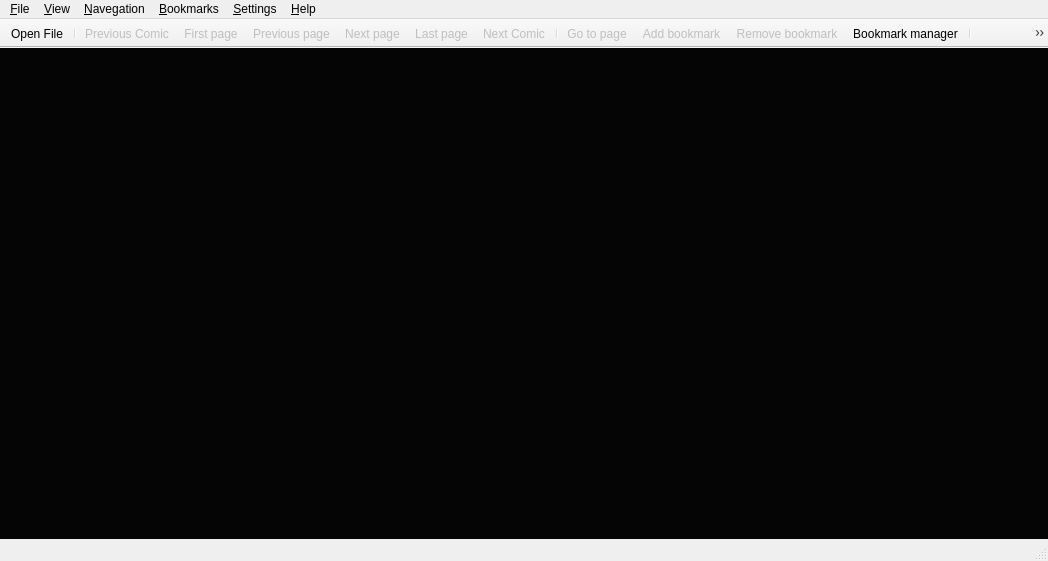
<?xml version="1.0" encoding="UTF-8"?>
<ui version="4.0">
 <author>Michell Stuttgart Faria</author>
 <class>MainWindowView</class>
 <widget class="QMainWindow" name="MainWindowView">
  <property name="geometry">
   <rect>
    <x>0</x>
    <y>0</y>
    <width>1048</width>
    <height>561</height>
   </rect>
  </property>
  <property name="sizePolicy">
   <sizepolicy hsizetype="Expanding" vsizetype="Expanding">
    <horstretch>0</horstretch>
    <verstretch>0</verstretch>
   </sizepolicy>
  </property>
  <property name="baseSize">
   <size>
    <width>0</width>
    <height>3</height>
   </size>
  </property>
  <property name="focusPolicy">
   <enum>Qt::WheelFocus</enum>
  </property>
  <property name="windowTitle">
   <string>Pynocchio Comic Reader</string>
  </property>
  <property name="windowIcon">
   <iconset resource="../main_window_view.qrc">
    <normaloff>:/icons/pynocchio_icon.png</normaloff>:/icons/pynocchio_icon.png</iconset>
  </property>
  <property name="accessibleName">
   <string>Pynocchio Comic Reader</string>
  </property>
  <property name="accessibleDescription">
   <string>The Best Comic Reader</string>
  </property>
  <property name="iconSize">
   <size>
    <width>22</width>
    <height>22</height>
   </size>
  </property>
  <property name="toolButtonStyle">
   <enum>Qt::ToolButtonIconOnly</enum>
  </property>
  <property name="animated">
   <bool>false</bool>
  </property>
  <property name="documentMode">
   <bool>false</bool>
  </property>
  <property name="tabShape">
   <enum>QTabWidget::Rounded</enum>
  </property>
  <property name="dockNestingEnabled">
   <bool>false</bool>
  </property>
  <property name="unifiedTitleAndToolBarOnMac">
   <bool>true</bool>
  </property>
  <widget class="QWidget" name="central_widget">
   <property name="sizePolicy">
    <sizepolicy hsizetype="Preferred" vsizetype="Preferred">
     <horstretch>0</horstretch>
     <verstretch>0</verstretch>
    </sizepolicy>
   </property>
   <property name="autoFillBackground">
    <bool>true</bool>
   </property>
   <layout class="QHBoxLayout" name="horizontalLayout">
    <property name="margin">
     <number>0</number>
    </property>
    <item>
     <widget class="QScrollAreaViewer" name="qscroll_area_viewer">
      <property name="sizePolicy">
       <sizepolicy hsizetype="Expanding" vsizetype="Expanding">
        <horstretch>0</horstretch>
        <verstretch>0</verstretch>
       </sizepolicy>
      </property>
      <property name="focusPolicy">
       <enum>Qt::ClickFocus</enum>
      </property>
      <property name="layoutDirection">
       <enum>Qt::LeftToRight</enum>
      </property>
      <property name="autoFillBackground">
       <bool>true</bool>
      </property>
      <property name="styleSheet">
       <string notr="true">background-color: rgb(5, 5, 5);</string>
      </property>
      <property name="frameShape">
       <enum>QFrame::HLine</enum>
      </property>
      <property name="frameShadow">
       <enum>QFrame::Plain</enum>
      </property>
      <property name="lineWidth">
       <number>0</number>
      </property>
      <property name="verticalScrollBarPolicy">
       <enum>Qt::ScrollBarAlwaysOff</enum>
      </property>
      <property name="horizontalScrollBarPolicy">
       <enum>Qt::ScrollBarAlwaysOff</enum>
      </property>
      <property name="widgetResizable">
       <bool>true</bool>
      </property>
      <property name="alignment">
       <set>Qt::AlignCenter</set>
      </property>
      <widget class="QWidget" name="scroll_area_widget_contents">
       <property name="geometry">
        <rect>
         <x>0</x>
         <y>0</y>
         <width>1048</width>
         <height>486</height>
        </rect>
       </property>
       <property name="sizePolicy">
        <sizepolicy hsizetype="Expanding" vsizetype="Expanding">
         <horstretch>0</horstretch>
         <verstretch>0</verstretch>
        </sizepolicy>
       </property>
       <property name="autoFillBackground">
        <bool>false</bool>
       </property>
       <layout class="QHBoxLayout" name="horizontalLayout_2">
        <property name="spacing">
         <number>0</number>
        </property>
        <property name="sizeConstraint">
         <enum>QLayout::SetMaximumSize</enum>
        </property>
        <property name="margin">
         <number>0</number>
        </property>
        <item>
         <widget class="QLabel" name="label">
          <property name="sizePolicy">
           <sizepolicy hsizetype="Preferred" vsizetype="Preferred">
            <horstretch>20</horstretch>
            <verstretch>20</verstretch>
           </sizepolicy>
          </property>
          <property name="mouseTracking">
           <bool>false</bool>
          </property>
          <property name="focusPolicy">
           <enum>Qt::ClickFocus</enum>
          </property>
          <property name="layoutDirection">
           <enum>Qt::LeftToRight</enum>
          </property>
          <property name="autoFillBackground">
           <bool>false</bool>
          </property>
          <property name="frameShape">
           <enum>QFrame::NoFrame</enum>
          </property>
          <property name="frameShadow">
           <enum>QFrame::Plain</enum>
          </property>
          <property name="lineWidth">
           <number>0</number>
          </property>
          <property name="midLineWidth">
           <number>0</number>
          </property>
          <property name="text">
           <string/>
          </property>
          <property name="textFormat">
           <enum>Qt::PlainText</enum>
          </property>
          <property name="pixmap">
           <pixmap resource="../main_window_view.qrc">:/icons/pynocchio_icon.png</pixmap>
          </property>
          <property name="scaledContents">
           <bool>false</bool>
          </property>
          <property name="alignment">
           <set>Qt::AlignCenter</set>
          </property>
          <property name="margin">
           <number>0</number>
          </property>
          <property name="textInteractionFlags">
           <set>Qt::NoTextInteraction</set>
          </property>
         </widget>
        </item>
       </layout>
      </widget>
     </widget>
    </item>
   </layout>
  </widget>
  <widget class="QMenuBar" name="menubar">
   <property name="geometry">
    <rect>
     <x>0</x>
     <y>0</y>
     <width>1048</width>
     <height>23</height>
    </rect>
   </property>
   <property name="sizePolicy">
    <sizepolicy hsizetype="Fixed" vsizetype="Fixed">
     <horstretch>0</horstretch>
     <verstretch>0</verstretch>
    </sizepolicy>
   </property>
   <property name="acceptDrops">
    <bool>false</bool>
   </property>
   <property name="autoFillBackground">
    <bool>false</bool>
   </property>
   <property name="defaultUp">
    <bool>false</bool>
   </property>
   <widget class="QMenu" name="menu_file">
    <property name="title">
     <string>&amp;File</string>
    </property>
    <widget class="QMenu" name="menu_recent_files">
     <property name="enabled">
      <bool>true</bool>
     </property>
     <property name="tearOffEnabled">
      <bool>false</bool>
     </property>
     <property name="title">
      <string>Recent files</string>
     </property>
     <property name="icon">
      <iconset resource="../main_window_view.qrc">
       <normaloff>:/icons/elementary3-icon-theme/actions/48/document-open-recent.svg</normaloff>:/icons/elementary3-icon-theme/actions/48/document-open-recent.svg</iconset>
     </property>
     <property name="separatorsCollapsible">
      <bool>false</bool>
     </property>
     <addaction name="actionRecent_file_1"/>
     <addaction name="actionRecent_file_2"/>
     <addaction name="actionRecent_file_3"/>
     <addaction name="actionRecent_file_4"/>
     <addaction name="actionRecent_file_5"/>
     <addaction name="actionRecent_file_6"/>
     <addaction name="actionRecent_file_7"/>
     <addaction name="actionRecent_file_8"/>
     <addaction name="actionRecent_file_9"/>
     <addaction name="actionRecent_file_10"/>
    </widget>
    <addaction name="action_open_file"/>
    <addaction name="action_open_folder"/>
    <addaction name="menu_recent_files"/>
    <addaction name="separator"/>
    <addaction name="action_save_image"/>
    <addaction name="separator"/>
    <addaction name="action_exit"/>
   </widget>
   <widget class="QMenu" name="menu_view">
    <property name="title">
     <string>&amp;View</string>
    </property>
    <addaction name="action_fullscreen"/>
    <addaction name="separator"/>
    <addaction name="action_original_fit"/>
    <addaction name="action_vertical_fit"/>
    <addaction name="action_horizontal_fit"/>
    <addaction name="action_best_fit"/>
    <addaction name="separator"/>
    <addaction name="action_rotate_left"/>
    <addaction name="action_rotate_right"/>
   </widget>
   <widget class="QMenu" name="menu_navegation">
    <property name="acceptDrops">
     <bool>false</bool>
    </property>
    <property name="tearOffEnabled">
     <bool>false</bool>
    </property>
    <property name="title">
     <string>&amp;Navegation</string>
    </property>
    <addaction name="action_next_page"/>
    <addaction name="action_previous_page"/>
    <addaction name="separator"/>
    <addaction name="action_first_page"/>
    <addaction name="action_last_page"/>
    <addaction name="separator"/>
    <addaction name="action_go_to_page"/>
    <addaction name="separator"/>
    <addaction name="action_next_comic"/>
    <addaction name="action_previous_comic"/>
   </widget>
   <widget class="QMenu" name="menu_help">
    <property name="title">
     <string>&amp;Help</string>
    </property>
    <addaction name="action_about"/>
    <addaction name="action_about_qt"/>
   </widget>
   <widget class="QMenu" name="menu_settings">
    <property name="title">
     <string>&amp;Settings</string>
    </property>
    <addaction name="action_show_toolbar"/>
    <addaction name="action_show_statusbar"/>
    <addaction name="separator"/>
    <addaction name="action_preference_dialog"/>
   </widget>
   <widget class="QMenu" name="menu_bookmarks">
    <property name="tearOffEnabled">
     <bool>false</bool>
    </property>
    <property name="title">
     <string>&amp;Bookmarks</string>
    </property>
    <property name="separatorsCollapsible">
     <bool>true</bool>
    </property>
    <widget class="QMenu" name="menu_recent_bookmarks">
     <property name="title">
      <string>Recente bookmarks</string>
     </property>
     <property name="icon">
      <iconset resource="../main_window_view.qrc">
       <normaloff>:/icons/elementary3-icon-theme/actions/48/document-open-recent.svg</normaloff>:/icons/elementary3-icon-theme/actions/48/document-open-recent.svg</iconset>
     </property>
     <addaction name="actionRecent_bookmark_1"/>
     <addaction name="actionRecent_bookmark_2"/>
     <addaction name="actionRecent_bookmark_3"/>
     <addaction name="actionRecent_bookmark_4"/>
     <addaction name="actionRecent_bookmark_5"/>
    </widget>
    <addaction name="action_add_bookmark"/>
    <addaction name="action_remove_bookmark"/>
    <addaction name="separator"/>
    <addaction name="action_bookmark_manager"/>
    <addaction name="menu_recent_bookmarks"/>
   </widget>
   <addaction name="menu_file"/>
   <addaction name="menu_view"/>
   <addaction name="menu_navegation"/>
   <addaction name="menu_bookmarks"/>
   <addaction name="menu_settings"/>
   <addaction name="menu_help"/>
  </widget>
  <widget class="QToolBar" name="toolbar">
   <property name="enabled">
    <bool>true</bool>
   </property>
   <property name="sizePolicy">
    <sizepolicy hsizetype="Maximum" vsizetype="Maximum">
     <horstretch>0</horstretch>
     <verstretch>0</verstretch>
    </sizepolicy>
   </property>
   <property name="focusPolicy">
    <enum>Qt::ClickFocus</enum>
   </property>
   <property name="acceptDrops">
    <bool>true</bool>
   </property>
   <property name="windowTitle">
    <string>toolBar</string>
   </property>
   <property name="autoFillBackground">
    <bool>true</bool>
   </property>
   <property name="movable">
    <bool>false</bool>
   </property>
   <property name="toolButtonStyle">
    <enum>Qt::ToolButtonIconOnly</enum>
   </property>
   <property name="floatable">
    <bool>false</bool>
   </property>
   <attribute name="toolBarArea">
    <enum>TopToolBarArea</enum>
   </attribute>
   <attribute name="toolBarBreak">
    <bool>false</bool>
   </attribute>
   <addaction name="action_open_file"/>
   <addaction name="separator"/>
   <addaction name="action_previous_comic"/>
   <addaction name="action_first_page"/>
   <addaction name="action_previous_page"/>
   <addaction name="action_next_page"/>
   <addaction name="action_last_page"/>
   <addaction name="action_next_comic"/>
   <addaction name="separator"/>
   <addaction name="action_go_to_page"/>
   <addaction name="action_add_bookmark"/>
   <addaction name="action_remove_bookmark"/>
   <addaction name="action_bookmark_manager"/>
   <addaction name="separator"/>
   <addaction name="action_rotate_left"/>
   <addaction name="action_rotate_right"/>
   <addaction name="separator"/>
   <addaction name="action_original_fit"/>
   <addaction name="action_vertical_fit"/>
   <addaction name="action_horizontal_fit"/>
   <addaction name="action_best_fit"/>
   <addaction name="action_fullscreen"/>
   <addaction name="separator"/>
   <addaction name="action_exit"/>
  </widget>
  <widget class="StatusBar" name="statusbar"/>
  <action name="action_about">
   <property name="icon">
    <iconset resource="../main_window_view.qrc">
     <normaloff>:/icons/elementary3-icon-theme/actions/48/help-info.svg</normaloff>:/icons/elementary3-icon-theme/actions/48/help-info.svg</iconset>
   </property>
   <property name="text">
    <string>About Pynocchio</string>
   </property>
  </action>
  <action name="action_about_qt">
   <property name="text">
    <string>About Qt</string>
   </property>
  </action>
  <action name="action_exit">
   <property name="icon">
    <iconset resource="../main_window_view.qrc">
     <normaloff>:/icons/elementary3-icon-theme/actions/48/application-exit.svg</normaloff>:/icons/elementary3-icon-theme/actions/48/application-exit.svg</iconset>
   </property>
   <property name="text">
    <string>Exit</string>
   </property>
   <property name="shortcut">
    <string>Ctrl+Q</string>
   </property>
  </action>
  <action name="action_next_page">
   <property name="enabled">
    <bool>false</bool>
   </property>
   <property name="icon">
    <iconset resource="../main_window_view.qrc">
     <normaloff>:/icons/elementary3-icon-theme/actions/48/go-next.svg</normaloff>:/icons/elementary3-icon-theme/actions/48/go-next.svg</iconset>
   </property>
   <property name="text">
    <string>Next page</string>
   </property>
   <property name="shortcut">
    <string>Right</string>
   </property>
   <property name="shortcutContext">
    <enum>Qt::WindowShortcut</enum>
   </property>
   <property name="visible">
    <bool>true</bool>
   </property>
   <property name="priority">
    <enum>QAction::HighPriority</enum>
   </property>
  </action>
  <action name="action_previous_page">
   <property name="enabled">
    <bool>false</bool>
   </property>
   <property name="icon">
    <iconset resource="../main_window_view.qrc">
     <normaloff>:/icons/elementary3-icon-theme/actions/48/go-previous.svg</normaloff>:/icons/elementary3-icon-theme/actions/48/go-previous.svg</iconset>
   </property>
   <property name="text">
    <string>Previous page</string>
   </property>
   <property name="shortcut">
    <string>Left</string>
   </property>
   <property name="shortcutContext">
    <enum>Qt::WindowShortcut</enum>
   </property>
   <property name="visible">
    <bool>true</bool>
   </property>
  </action>
  <action name="action_first_page">
   <property name="enabled">
    <bool>false</bool>
   </property>
   <property name="icon">
    <iconset resource="../main_window_view.qrc">
     <normaloff>:/icons/elementary3-icon-theme/actions/48/go-first.svg</normaloff>:/icons/elementary3-icon-theme/actions/48/go-first.svg</iconset>
   </property>
   <property name="text">
    <string>First page</string>
   </property>
   <property name="shortcut">
    <string>Ctrl+Left</string>
   </property>
   <property name="shortcutContext">
    <enum>Qt::WindowShortcut</enum>
   </property>
  </action>
  <action name="action_last_page">
   <property name="enabled">
    <bool>false</bool>
   </property>
   <property name="icon">
    <iconset resource="../main_window_view.qrc">
     <normaloff>:/icons/elementary3-icon-theme/actions/48/go-last.svg</normaloff>:/icons/elementary3-icon-theme/actions/48/go-last.svg</iconset>
   </property>
   <property name="text">
    <string>Last page</string>
   </property>
   <property name="shortcut">
    <string>Ctrl+Right</string>
   </property>
   <property name="shortcutContext">
    <enum>Qt::WindowShortcut</enum>
   </property>
  </action>
  <action name="action_rotate_left">
   <property name="checkable">
    <bool>false</bool>
   </property>
   <property name="enabled">
    <bool>false</bool>
   </property>
   <property name="icon">
    <iconset resource="../main_window_view.qrc">
     <normaloff>:/icons/elementary3-icon-theme/actions/48/object-rotate-left.svg</normaloff>:/icons/elementary3-icon-theme/actions/48/object-rotate-left.svg</iconset>
   </property>
   <property name="text">
    <string>Rotate left</string>
   </property>
   <property name="shortcut">
    <string>Ctrl+Shift+R</string>
   </property>
   <property name="shortcutContext">
    <enum>Qt::WidgetShortcut</enum>
   </property>
  </action>
  <action name="action_rotate_right">
   <property name="enabled">
    <bool>false</bool>
   </property>
   <property name="icon">
    <iconset resource="../main_window_view.qrc">
     <normaloff>:/icons/elementary3-icon-theme/actions/48/object-rotate-right.svg</normaloff>:/icons/elementary3-icon-theme/actions/48/object-rotate-right.svg</iconset>
   </property>
   <property name="text">
    <string>Rotate right</string>
   </property>
   <property name="shortcut">
    <string>Ctrl+R</string>
   </property>
   <property name="shortcutContext">
    <enum>Qt::WidgetShortcut</enum>
   </property>
  </action>
  <action name="action_horizontal_fit">
   <property name="checkable">
    <bool>true</bool>
   </property>
   <property name="checked">
    <bool>false</bool>
   </property>
   <property name="enabled">
    <bool>false</bool>
   </property>
   <property name="icon">
    <iconset resource="../main_window_view.qrc">
     <normaloff>:/icons/freeiconmaker-icons/horizontal-fit.svg</normaloff>:/icons/freeiconmaker-icons/horizontal-fit.svg</iconset>
   </property>
   <property name="text">
    <string>Horizontal fit</string>
   </property>
   <property name="shortcut">
    <string>Ctrl+K</string>
   </property>
   <property name="visible">
    <bool>true</bool>
   </property>
  </action>
  <action name="action_fullscreen">
   <property name="checkable">
    <bool>false</bool>
   </property>
   <property name="enabled">
    <bool>false</bool>
   </property>
   <property name="icon">
    <iconset resource="../main_window_view.qrc">
     <normaloff>:/icons/freeiconmaker-icons/fullscreen.svg</normaloff>:/icons/freeiconmaker-icons/fullscreen.svg</iconset>
   </property>
   <property name="text">
    <string>Fullscreen</string>
   </property>
   <property name="shortcut">
    <string>F</string>
   </property>
   <property name="shortcutContext">
    <enum>Qt::WidgetShortcut</enum>
   </property>
  </action>
  <action name="action_go_to_page">
   <property name="enabled">
    <bool>false</bool>
   </property>
   <property name="icon">
    <iconset resource="../main_window_view.qrc">
     <normaloff>:/icons/elementary3-icon-theme/actions/48/search.svg</normaloff>:/icons/elementary3-icon-theme/actions/48/search.svg</iconset>
   </property>
   <property name="text">
    <string>Go to page</string>
   </property>
   <property name="shortcut">
    <string>Ctrl+G</string>
   </property>
  </action>
  <action name="action_original_fit">
   <property name="checkable">
    <bool>true</bool>
   </property>
   <property name="checked">
    <bool>true</bool>
   </property>
   <property name="enabled">
    <bool>false</bool>
   </property>
   <property name="icon">
    <iconset resource="../main_window_view.qrc">
     <normaloff>:/icons/freeiconmaker-icons/original-fit.svg</normaloff>:/icons/freeiconmaker-icons/original-fit.svg</iconset>
   </property>
   <property name="text">
    <string>Original fit</string>
   </property>
   <property name="shortcut">
    <string>Ctrl+H</string>
   </property>
   <property name="shortcutContext">
    <enum>Qt::ApplicationShortcut</enum>
   </property>
   <property name="visible">
    <bool>true</bool>
   </property>
  </action>
  <action name="action_show_statusbar">
   <property name="checkable">
    <bool>true</bool>
   </property>
   <property name="checked">
    <bool>true</bool>
   </property>
   <property name="text">
    <string>Show Statusbar</string>
   </property>
  </action>
  <action name="action_add_bookmark">
   <property name="enabled">
    <bool>false</bool>
   </property>
   <property name="icon">
    <iconset resource="../main_window_view.qrc">
     <normaloff>:/icons/elementary3-icon-theme/actions/48/bookmark-new.svg</normaloff>:/icons/elementary3-icon-theme/actions/48/bookmark-new.svg</iconset>
   </property>
   <property name="text">
    <string>Add bookmark</string>
   </property>
   <property name="visible">
    <bool>true</bool>
   </property>
  </action>
  <action name="action_remove_bookmark">
   <property name="enabled">
    <bool>false</bool>
   </property>
   <property name="icon">
    <iconset resource="../main_window_view.qrc">
     <normaloff>:/icons/elementary3-icon-theme/actions/48/stock_delete.svg</normaloff>:/icons/elementary3-icon-theme/actions/48/stock_delete.svg</iconset>
   </property>
   <property name="text">
    <string>Remove bookmark</string>
   </property>
   <property name="visible">
    <bool>false</bool>
   </property>
   <property name="iconVisibleInMenu">
    <bool>true</bool>
   </property>
  </action>
  <action name="action_bookmark_manager">
   <property name="enabled">
    <bool>true</bool>
   </property>
   <property name="icon">
    <iconset resource="../main_window_view.qrc">
     <normaloff>:/icons/elementary3-icon-theme/apps/48/office-database.svg</normaloff>:/icons/elementary3-icon-theme/apps/48/office-database.svg</iconset>
   </property>
   <property name="text">
    <string>Bookmark manager</string>
   </property>
  </action>
  <action name="action_open_folder">
   <property name="icon">
    <iconset resource="../main_window_view.qrc">
     <normaloff>:/icons/elementary3-icon-theme/actions/48/document-open.svg</normaloff>:/icons/elementary3-icon-theme/actions/48/document-open.svg</iconset>
   </property>
   <property name="text">
    <string>Open Folder</string>
   </property>
   <property name="visible">
    <bool>false</bool>
   </property>
   <property name="menuRole">
    <enum>QAction::TextHeuristicRole</enum>
   </property>
   <property name="iconVisibleInMenu">
    <bool>true</bool>
   </property>
  </action>
  <action name="action_next_comic">
   <property name="enabled">
    <bool>false</bool>
   </property>
   <property name="icon">
    <iconset resource="../main_window_view.qrc">
     <normaloff>:/icons/elementary3-icon-theme/actions/48/media-skip-forward.svg</normaloff>:/icons/elementary3-icon-theme/actions/48/media-skip-forward.svg</iconset>
   </property>
   <property name="text">
    <string>Next Comic</string>
   </property>
   <property name="shortcut">
    <string>Ctrl+Shift+Right</string>
   </property>
   <property name="shortcutContext">
    <enum>Qt::WindowShortcut</enum>
   </property>
  </action>
  <action name="action_previous_comic">
   <property name="enabled">
    <bool>false</bool>
   </property>
   <property name="icon">
    <iconset resource="../main_window_view.qrc">
     <normaloff>:/icons/elementary3-icon-theme/actions/48/media-skip-backward.svg</normaloff>:/icons/elementary3-icon-theme/actions/48/media-skip-backward.svg</iconset>
   </property>
   <property name="text">
    <string>Previous Comic</string>
   </property>
   <property name="shortcut">
    <string>Ctrl+Shift+Left</string>
   </property>
   <property name="shortcutContext">
    <enum>Qt::WindowShortcut</enum>
   </property>
  </action>
  <action name="action_preference_dialog">
   <property name="icon">
    <iconset resource="../main_window_view.qrc">
     <normaloff>:/icons/elementary3-icon-theme/actions/48/document-properties.svg</normaloff>:/icons/elementary3-icon-theme/actions/48/document-properties.svg</iconset>
   </property>
   <property name="text">
    <string>Preferences</string>
   </property>
   <property name="visible">
    <bool>false</bool>
   </property>
  </action>
  <action name="action_vertical_fit">
   <property name="checkable">
    <bool>true</bool>
   </property>
   <property name="checked">
    <bool>false</bool>
   </property>
   <property name="enabled">
    <bool>false</bool>
   </property>
   <property name="icon">
    <iconset resource="../main_window_view.qrc">
     <normaloff>:/icons/freeiconmaker-icons/vertical-fit.svg</normaloff>:/icons/freeiconmaker-icons/vertical-fit.svg</iconset>
   </property>
   <property name="text">
    <string>Vertical fit</string>
   </property>
   <property name="shortcut">
    <string>Ctrl+J</string>
   </property>
   <property name="autoRepeat">
    <bool>true</bool>
   </property>
   <property name="visible">
    <bool>true</bool>
   </property>
  </action>
  <action name="action_best_fit">
   <property name="checkable">
    <bool>true</bool>
   </property>
   <property name="checked">
    <bool>false</bool>
   </property>
   <property name="enabled">
    <bool>false</bool>
   </property>
   <property name="icon">
    <iconset resource="../main_window_view.qrc">
     <normaloff>:/icons/freeiconmaker-icons/best-fit.svg</normaloff>:/icons/freeiconmaker-icons/best-fit.svg</iconset>
   </property>
   <property name="text">
    <string>Best fit</string>
   </property>
   <property name="shortcut">
    <string>Ctrl+L</string>
   </property>
   <property name="visible">
    <bool>true</bool>
   </property>
  </action>
  <action name="action_save_image">
   <property name="enabled">
    <bool>true</bool>
   </property>
   <property name="icon">
    <iconset resource="../main_window_view.qrc">
     <normaloff>:/icons/elementary3-icon-theme/actions/48/go-down.svg</normaloff>:/icons/elementary3-icon-theme/actions/48/go-down.svg</iconset>
   </property>
   <property name="text">
    <string>Save image</string>
   </property>
   <property name="whatsThis">
    <string>Save current image in disk.</string>
   </property>
   <property name="shortcut">
    <string>Ctrl+S</string>
   </property>
  </action>
  <action name="action_open_file">
   <property name="icon">
    <iconset resource="../main_window_view.qrc">
     <normaloff>:/icons/elementary3-icon-theme/actions/48/archive-extract.svg</normaloff>:/icons/elementary3-icon-theme/actions/48/archive-extract.svg</iconset>
   </property>
   <property name="text">
    <string>Open File</string>
   </property>
   <property name="font">
    <font/>
   </property>
   <property name="shortcut">
    <string>Ctrl+O</string>
   </property>
  </action>
  <action name="actionRecent_file_1">
   <property name="text">
    <string>recent_file_1</string>
   </property>
   <property name="visible">
    <bool>false</bool>
   </property>
  </action>
  <action name="actionRecent_file_2">
   <property name="text">
    <string>recent_file_2</string>
   </property>
   <property name="visible">
    <bool>false</bool>
   </property>
  </action>
  <action name="actionRecent_file_3">
   <property name="text">
    <string>recent_file_3</string>
   </property>
   <property name="visible">
    <bool>false</bool>
   </property>
  </action>
  <action name="actionRecent_file_4">
   <property name="text">
    <string>recent_file_4</string>
   </property>
   <property name="visible">
    <bool>false</bool>
   </property>
  </action>
  <action name="actionRecent_file_5">
   <property name="text">
    <string>recent_file_5</string>
   </property>
   <property name="visible">
    <bool>false</bool>
   </property>
  </action>
  <action name="actionRecent_file_6">
   <property name="text">
    <string>recent_file_6</string>
   </property>
   <property name="visible">
    <bool>false</bool>
   </property>
  </action>
  <action name="actionRecent_file_7">
   <property name="text">
    <string>recent_file_7</string>
   </property>
   <property name="visible">
    <bool>false</bool>
   </property>
  </action>
  <action name="actionRecent_file_8">
   <property name="text">
    <string>recent_file_8</string>
   </property>
   <property name="visible">
    <bool>false</bool>
   </property>
  </action>
  <action name="actionRecent_file_9">
   <property name="text">
    <string>recent_file_9</string>
   </property>
   <property name="visible">
    <bool>false</bool>
   </property>
  </action>
  <action name="actionRecent_file_10">
   <property name="text">
    <string>recent_file_10</string>
   </property>
   <property name="visible">
    <bool>false</bool>
   </property>
  </action>
  <action name="actionRecent_bookmark_1">
   <property name="text">
    <string>recent_bookmark_1</string>
   </property>
   <property name="visible">
    <bool>false</bool>
   </property>
  </action>
  <action name="actionRecent_bookmark_2">
   <property name="text">
    <string>recent_bookmark_2</string>
   </property>
   <property name="visible">
    <bool>false</bool>
   </property>
  </action>
  <action name="actionRecent_bookmark_3">
   <property name="text">
    <string>recent_bookmark_3</string>
   </property>
   <property name="visible">
    <bool>false</bool>
   </property>
  </action>
  <action name="actionRecent_bookmark_4">
   <property name="text">
    <string>recent_bookmark_4</string>
   </property>
   <property name="visible">
    <bool>false</bool>
   </property>
  </action>
  <action name="actionRecent_bookmark_5">
   <property name="text">
    <string>recent_bookmark_5</string>
   </property>
   <property name="visible">
    <bool>false</bool>
   </property>
  </action>
  <action name="action_en_us">
   <property name="checkable">
    <bool>true</bool>
   </property>
   <property name="icon">
    <iconset>
     <normaloff>:/icons/famfamfam_flag_icons/png/us.png</normaloff>:/icons/famfamfam_flag_icons/png/us.png</iconset>
   </property>
   <property name="text">
    <string>English</string>
   </property>
   <property name="iconText">
    <string>en_US</string>
   </property>
  </action>
  <action name="action_pt_br">
   <property name="checkable">
    <bool>true</bool>
   </property>
   <property name="icon">
    <iconset>
     <normaloff>:/icons/famfamfam_flag_icons/png/br.png</normaloff>:/icons/famfamfam_flag_icons/png/br.png</iconset>
   </property>
   <property name="text">
    <string>Portuguese</string>
   </property>
   <property name="iconText">
    <string notr="true">pt_BR</string>
   </property>
  </action>
  <action name="action_show_toolbar">
   <property name="checkable">
    <bool>true</bool>
   </property>
   <property name="checked">
    <bool>true</bool>
   </property>
   <property name="text">
    <string>Show Toolbar</string>
   </property>
  </action>
 </widget>
 <customwidgets>
  <customwidget>
   <class>QScrollAreaViewer</class>
   <extends>QScrollArea</extends>
   <header location="global">custom_widgets/qscroll_area_viewer.h</header>
   <container>1</container>
  </customwidget>
  <customwidget>
   <class>StatusBar</class>
   <extends>QStatusBar</extends>
   <header location="global">custom_widgets/status_bar.h</header>
  </customwidget>
 </customwidgets>
 <resources>
  <include location="../main_window_view.qrc"/>
  <include location="../main_window_view.qrc"/>
  <include location="../../../../../.designer/main_window_view.qrc"/>
 </resources>
 <connections/>
 <designerdata>
  <property name="gridDeltaX">
   <number>10</number>
  </property>
  <property name="gridDeltaY">
   <number>10</number>
  </property>
  <property name="gridSnapX">
   <bool>true</bool>
  </property>
  <property name="gridSnapY">
   <bool>true</bool>
  </property>
  <property name="gridVisible">
   <bool>true</bool>
  </property>
 </designerdata>
</ui>
